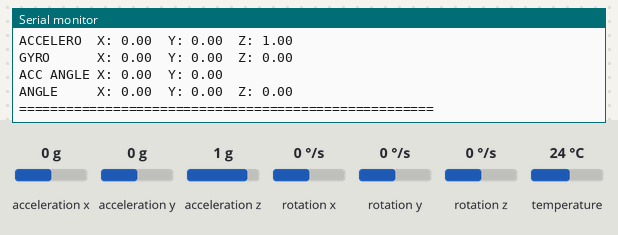
Simulated run of this sketch. Board: Raspberry Pi Pico. On the bench: the last lines printed to the serial monitor. The test bench sets the inputs (shaded band); at power-on: acceleration x 0 g, acceleration y 0 g, acceleration z 1 g, rotation x 0 °/s, rotation y 0 °/s, rotation z 0 °/s, temperature 24 °C.

Above: at 3.2 s.
3.3 s: acceleration x set to -1.4 g
At 4.6 s:
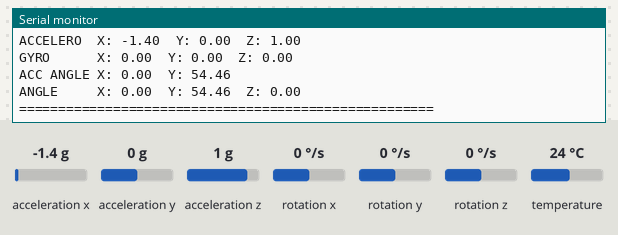
4.8 s: acceleration y set to -1.4 g
At 5.8 s:
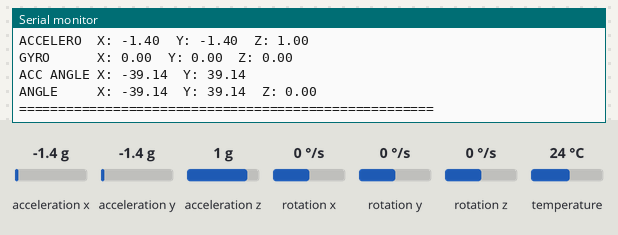
6.3 s: acceleration z set to -1.4 g
At 7.6 s:
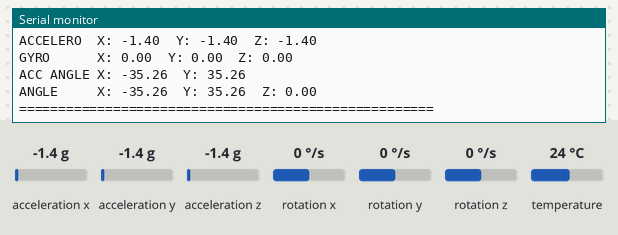
7.8 s: rotation x set to -192 °/s
9.3 s: rotation y set to -192 °/s
Timing chart, 0 to 11.8 s (numbered marks = the images above; inputs shaded):
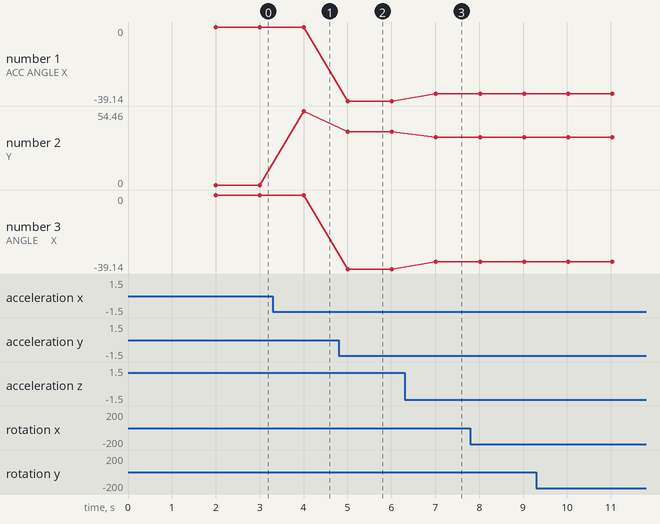

The sketch:

MPU6050.ino
```cpp
// (licence header left out)
#include "Wire.h"
#include <MPU6050_light.h>

MPU6050 mpu(Wire1);

long timer = 0;

void setup() {
  Wire1.setSDA(26);
  Wire1.setSCL(27);
  Serial.begin(9600);
  Wire1.begin();

  byte status = mpu.begin();
  Serial.print(F("MPU6050 status: "));
  Serial.println(status);
  while(status!=0){ } // stop everything if could not connect to MPU6050

  Serial.println(F("Calculating offsets, do not move MPU6050"));
  delay(1000);
  mpu.calcOffsets(true,true); // gyro and accelero
  Serial.println("Done!\n");

}

void loop() {
  mpu.update();

  if(millis() - timer > 1000){ // print data every second
    Serial.print(F("TEMPERATURE: "));Serial.println(mpu.getTemp());
    Serial.print(F("ACCELERO  X: "));Serial.print(mpu.getAccX());
    Serial.print("\tY: ");Serial.print(mpu.getAccY());
    Serial.print("\tZ: ");Serial.println(mpu.getAccZ());

    Serial.print(F("GYRO      X: "));Serial.print(mpu.getGyroX());
    Serial.print("\tY: ");Serial.print(mpu.getGyroY());
    Serial.print("\tZ: ");Serial.println(mpu.getGyroZ());

    Serial.print(F("ACC ANGLE X: "));Serial.print(mpu.getAccAngleX());
    Serial.print("\tY: ");Serial.println(mpu.getAccAngleY());

    Serial.print(F("ANGLE     X: "));Serial.print(mpu.getAngleX());
    Serial.print("\tY: ");Serial.print(mpu.getAngleY());
    Serial.print("\tZ: ");Serial.println(mpu.getAngleZ());
    Serial.println(F("=====================================================\n"));
    timer = millis();
  }

}
```

Measured:
- after the input at 3.3 s, the serial monitor: prints a new line after 0.71 s (image 1)
- after the input at 4.8 s, the serial monitor: prints a new line after 0.21 s (image 2)
- after the input at 6.3 s, the serial monitor: prints a new line after 0.71 s (image 3)
- plotted number 1: 0 → -39.14 after the input at 4.8 s, -39.14 → -35.26 after the input at 6.3 s
- plotted number 2: 0 → 54.46 after the input at 3.3 s, 54.46 → 39.14 after the input at 4.8 s, 39.14 → 35.26 after the input at 6.3 s
- plotted number 3: 0 → -39.14 after the input at 4.8 s, -39.14 → -35.26 after the input at 6.3 s
